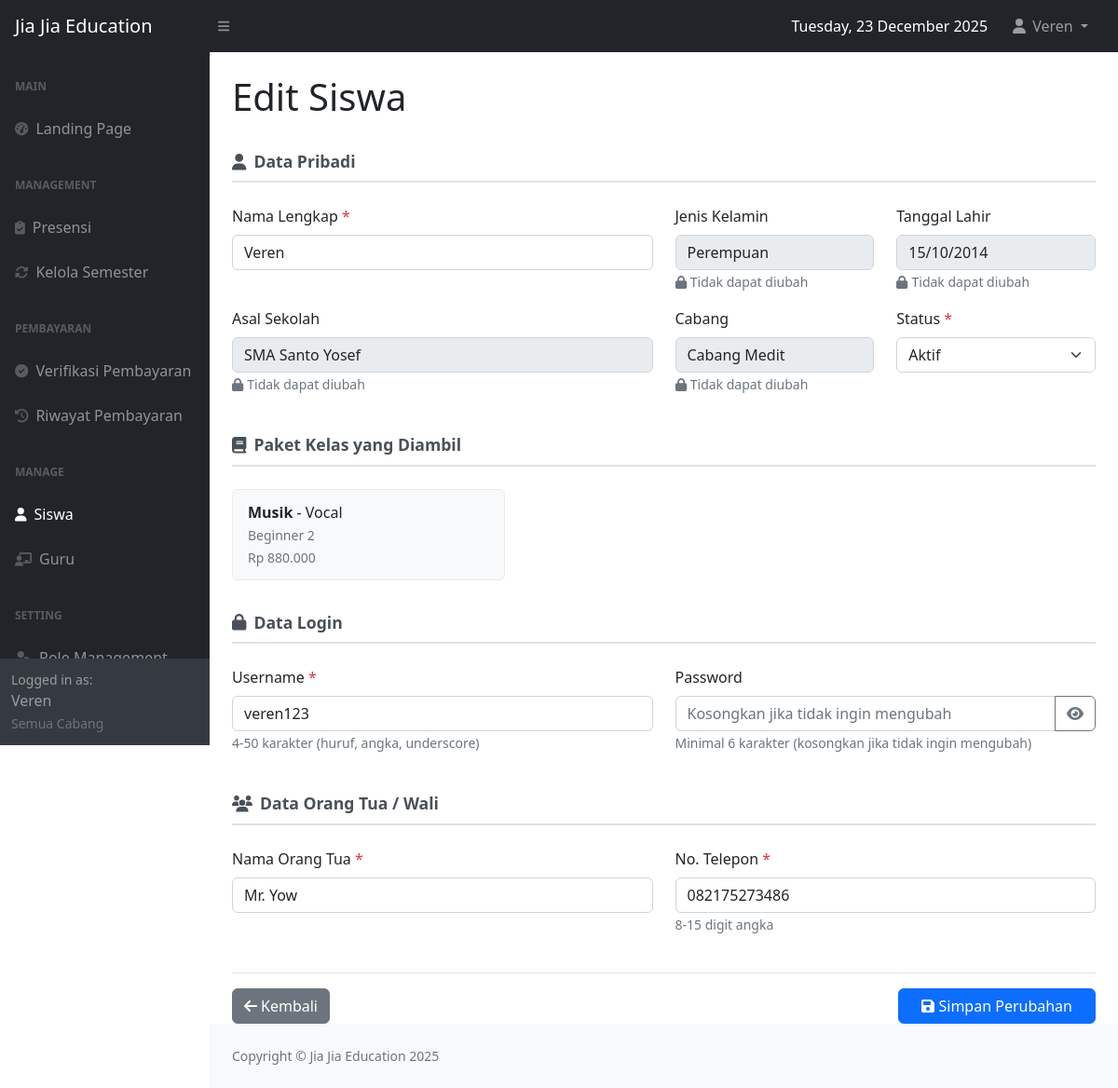
The page /editsiswa.php?id=85 (signed in) on the database its author committed.
### tables this page shows
CREATE TABLE `siswa` (
  `siswa_id` int(11) NOT NULL,
  `name` varchar(255) NOT NULL,
  `username` varchar(50) DEFAULT NULL,
  `password` varchar(255) DEFAULT NULL,
  `jenis_kelamin` enum('P','L') NOT NULL,
  `tanggal_lahir` date NOT NULL,
  `cabang_id` int(11) NOT NULL,
  `asal_sekolah` varchar(255) NOT NULL,
  `nama_orangtua` varchar(100) DEFAULT NULL,
  `no_telp` varchar(20) DEFAULT NULL,
  `status` enum('aktif','nonaktif','cuti') NOT NULL,
  `created_at` datetime NOT NULL
);

CREATE TABLE `cabang` (
  `cabang_id` int(11) NOT NULL,
  `nama_cabang` varchar(100) NOT NULL
);

CREATE TABLE `datales` (
  `datales_id` int(11) NOT NULL,
  `jenistingkat_id` int(11) NOT NULL,
  `cabang_id` int(11) NOT NULL,
  `harga` int(11) NOT NULL
);

CREATE TABLE `jenisles` (
  `jenisles_id` int(11) NOT NULL,
  `name` varchar(100) NOT NULL
);

CREATE TABLE `tipeles` (
  `tipeles_id` int(11) NOT NULL,
  `jenisles_id` int(11) NOT NULL,
  `name` varchar(100) NOT NULL,
  `jumlahpertemuan` int(11) NOT NULL
);

CREATE TABLE `jenistingkat` (
  `jenistingkat_id` int(11) NOT NULL,
  `tipeles_id` int(11) NOT NULL,
  `nama_jenistingkat` varchar(100) NOT NULL
);

### editsiswa.php (the view, shortened to what the rows shown need)
<?php
require 'config.php';
$current_user_role_id = $_SESSION['role_id'];
$siswa_data = null;
$siswa_id = isset($_GET['id']) ? (int)$_GET['id'] : 0;
try {
    if ($current_user_role_id == 1) {
        $stmt = $conn->prepare("SELECT cabang_id, nama_cabang FROM cabang ORDER BY nama_cabang");
        $stmt->execute();
    }
    if ($current_user_role_id == 1) {
        $stmt = $conn->prepare("SELECT d.datales_id, jt.nama_jenistingkat, d.harga, d.cabang_id, c.nama_cabang,
                                jl.name as nama_jenisles, tl.name as nama_tipe
                                FROM datales d
                                LEFT JOIN jenistingkat jt ON d.jenistingkat_id = jt.jenistingkat_id
                                LEFT JOIN cabang c ON d.cabang_id = c.cabang_id
                                LEFT JOIN tipeles tl ON jt.tipeles_id = tl.tipeles_id
                                LEFT JOIN jenisles jl ON tl.jenisles_id = jl.jenisles_id
                                ORDER BY c.nama_cabang, jl.name, tl.name, jt.nama_jenistingkat");
        $stmt->execute();
    }
    $datales_result = $stmt->get_result();
    $datales_options = [];
    while ($row = $datales_result->fetch_assoc()) {
        $datales_options[] = $row;
    }
    if ($current_user_role_id == 1) {
        $stmt = $conn->prepare("SELECT s.*, c.nama_cabang
                                FROM siswa s
                                LEFT JOIN cabang c ON s.cabang_id = c.cabang_id
                                WHERE s.siswa_id = ?");
        $stmt->bind_param("i", $siswa_id);
    }
    $stmt->execute();
    $result = $stmt->get_result();
    $siswa_data = $result->fetch_assoc();
    $stmt = $conn->prepare("
        SELECT datales_id
        FROM siswa_datales
        WHERE siswa_id = ?
        AND status = 'aktif'
        AND is_history = 0
    ");
    $stmt->bind_param("i", $siswa_id);
    $stmt->execute();
    $result = $stmt->get_result();
    $selected_datales = [];
    while ($row = $result->fetch_assoc()) {
        $selected_datales[] = $row['datales_id'];
    }
} catch (Exception $e) {
    error_log("Database error: " . $e->getMessage());
    $message = 'Gagal memuat data. Silakan refresh halaman.';
    $message_type = 'danger';
    $cabang_options = [];
    $datales_options = [];
}
?>
<!DOCTYPE html>
<html lang="id">
<head>
    <link href="https://cdn.jsdelivr.net/npm/bootstrap@5.2.3/dist/css/bootstrap.min.css" rel="stylesheet" />
    <link href="css/styles.css" rel="stylesheet" />
</head>
<body class="sb-nav-fixed">
    <div id="layoutSidenav">
        <div id="layoutSidenav_content">
            <main>
                <div class="container-fluid px-4">
                    <h1 class="mt-4">Edit Siswa</h1>
                    <br>
                    <?php if ($siswa_data): ?>
                    <form method="POST" action="editsiswa.php?id=<?php echo $siswa_id; ?>" id="formEditSiswa">
                        <div class="section-title">
                            <i class="fas fa-user me-2"></i>Data Pribadi
                        </div>
                        <div class="row mb-4">
                            <div class="col-md-6 mb-3">
                                <label class="form-label">Nama Lengkap <span class="text-danger">*</span></label>
                                <input type="text" class="form-control" name="name" required maxlength="100"
                                    value="<?php echo htmlspecialchars($siswa_data['name']); ?>"
                                    placeholder="Masukkan nama lengkap siswa">
                            </div>
                            <div class="col-md-3 mb-3">
                                <label class="form-label">Jenis Kelamin</label>
                                <input type="text" class="form-control readonly-field"
                                    value="<?php echo ($siswa_data['jenis_kelamin'] == 'L') ? 'Laki-laki' : 'Perempuan'; ?>"
                                    readonly>
                                <small class="text-muted"><i class="fas fa-lock me-1"></i>Tidak dapat diubah</small>
                            </div>
                            <div class="col-md-3 mb-3">
                                <label class="form-label">Tanggal Lahir</label>
                                <input type="text" class="form-control readonly-field"
                                    value="<?php
                                        if (!empty($siswa_data['tanggal_lahir']) && $siswa_data['tanggal_lahir'] != '0000-00-00') {
                                            echo date('d/m/Y', strtotime($siswa_data['tanggal_lahir']));
                                        } else {
                                            echo '-';
                                        }
                                    ?>"
                                    readonly>
                                <small class="text-muted"><i class="fas fa-lock me-1"></i>Tidak dapat diubah</small>
                            </div>
                            <div class="col-md-6 mb-3">
                                <label class="form-label">Asal Sekolah</label>
                                <input type="text" class="form-control readonly-field"
                                    value="<?php echo htmlspecialchars($siswa_data['asal_sekolah'] ?? '-'); ?>"
                                    readonly>
                                <small class="text-muted"><i class="fas fa-lock me-1"></i>Tidak dapat diubah</small>
                            </div>
                            <div class="col-md-3 mb-3">
                                <label class="form-label">Cabang</label>
                                <input type="text" class="form-control readonly-field"
                                    value="<?php echo htmlspecialchars($siswa_data['nama_cabang']); ?>"
                                    readonly>
                                <small class="text-muted"><i class="fas fa-lock me-1"></i>Tidak dapat diubah</small>
                            </div>
                            <div class="col-md-3 mb-3">
                                <label class="form-label">Status <span class="text-danger">*</span></label>
                                <select class="form-select" name="status" required>
                                    <option value="aktif" <?php echo ($siswa_data['status'] == 'aktif') ? 'selected' : ''; ?>>Aktif</option>
                                </select>
                            </div>
                        </div>
                        <div class="section-title">
                            <i class="fas fa-book me-2"></i>Paket Kelas yang Diambil
                        </div>
                        <div class="mb-4">
                            <?php if (!empty($selected_datales)): ?>
                                <div class="row">
                                    <?php
                                    foreach ($datales_options as $datales):
                                        if (in_array($datales['datales_id'], $selected_datales)):
                                    ?>
                                    <div class="col-md-6 col-lg-4">
                                        <div class="paket-checkbox-item" style="background-color: #f8f9fa;">
                                            <strong><?php echo htmlspecialchars($datales['nama_jenisles']); ?></strong> -
                                            <?php echo htmlspecialchars($datales['nama_tipe']); ?>
                                            <br>
                                            <small class="text-muted">
                                                <?php echo htmlspecialchars($datales['nama_jenistingkat']); ?><br>
                                                Rp <?php echo number_format($datales['harga'], 0, ',', '.'); ?>
                                            </small>
                                        </div>
                                    </div>
                                    <?php
                                        endif;
                                    endforeach;
                                    ?>
                                </div>
                            <?php endif; ?>
                        </div>
                        <div class="section-title">
                            <i class="fas fa-lock me-2"></i>Data Login
                        </div>
                        <div class="row mb-4">
                            <div class="col-md-6 mb-3">
                                <label class="form-label">Username <span class="text-danger">*</span></label>
                                <input type="text" class="form-control" name="username" required maxlength="50"
                                    pattern="[a-zA-Z0-9_]{4,50}"
                                    autocomplete="off"
                                    value="<?php echo htmlspecialchars($siswa_data['username'] ?? ''); ?>">
                                <small class="text-muted">4-50 karakter (huruf, angka, underscore)</small>
                            </div>
                            <div class="col-md-6 mb-3">
                                <label class="form-label">Password</label>
                                <div class="input-group">
                                    <input type="password" class="form-control" name="password" id="password_siswa"
                                        minlength="6"
                                        autocomplete="new-password"
                                        placeholder="Kosongkan jika tidak ingin mengubah">
                                    <button class="btn btn-outline-secondary" type="button" id="togglePassword">
                                        <i class="fas fa-eye"></i>
                                    </button>
                                </div>
                                <small class="text-muted">Minimal 6 karakter (kosongkan jika tidak ingin mengubah)</small>
                            </div>
                        </div>
                        <div class="section-title">
                            <i class="fas fa-users me-2"></i>Data Orang Tua / Wali
                        </div>
                        <div class="row mb-4">
                            <div class="col-md-6 mb-3">
                                <label class="form-label">Nama Orang Tua <span class="text-danger">*</span></label>
                                <input type="text" class="form-control" name="nama_orangtua" required maxlength="100"
                                    value="<?php echo htmlspecialchars($siswa_data['nama_orangtua']); ?>">
                            </div>
                            <div class="col-md-6 mb-3">
                                <label class="form-label">No. Telepon <span class="text-danger">*</span></label>
                                <input type="tel" class="form-control" name="no_telp" required maxlength="15"
                                    pattern="[0-9]{8,15}"
                                    placeholder="08123456789"
                                    value="<?php echo htmlspecialchars($siswa_data['no_telp']); ?>">
                                <small class="text-muted">8-15 digit angka</small>
                            </div>
                        </div>
                        <div class="d-flex justify-content-between pt-3 border-top">
                            <a href="siswa.php" class="btn btn-secondary">
                                <i class="fas fa-arrow-left me-1"></i>Kembali
                            </a>
                            <button type="submit" name="update_siswa" class="btn btn-primary px-4">
                                <i class="fas fa-save me-1"></i>Simpan Perubahan
                            </button>
                        </div>
                    </form>
                    <?php endif; ?>
                </div>
            </main>
        </div>
    </div>
</body>
</html>

### rows shown on the page
siswa: name "Veren", jenis_kelamin "Perempuan", tanggal_lahir "15/10/2014", asal_sekolah "SMA Santo Yosef", cabang.nama_cabang "Cabang Medit", status "Aktif", username "veren123", nama_orangtua "Mr. Yow", no_telp "082175273486"
datales: jenisles.name "Musik", tipeles.name "Vocal", jenistingkat.nama_jenistingkat "Beginner 2", harga "880.000"

### other values the page prints
$current_user_name "Veren"
$current_user_cabang_name "Semua Cabang"
